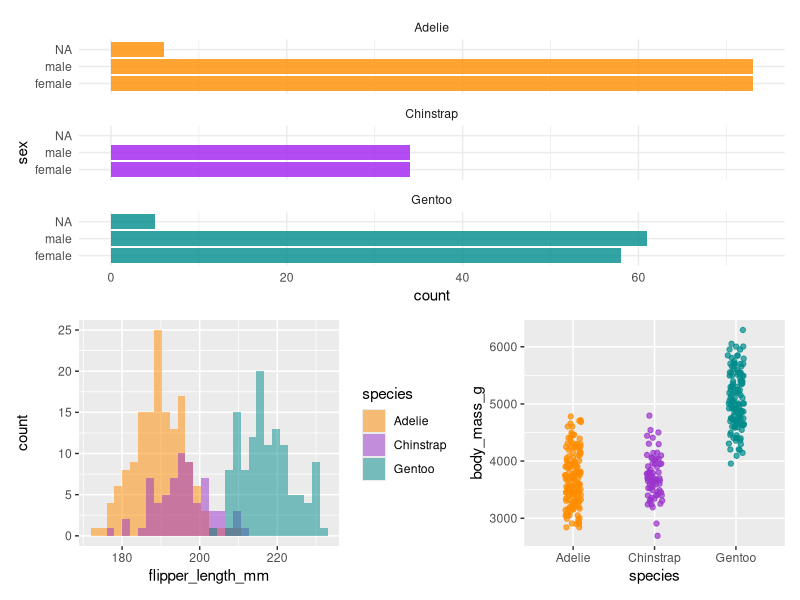

Write R code to recreate this figure. (Note: this script raises an error after producing the figure.)
## ---- chunk 1
9^2 != 9 * (3 + 6)
## ---- chunk 2
pi
month.abb# abbreviated month names
## ---- chunk 3
penguins # not available
data(penguins, package = "palmerpenguins")
penguins
## ---- chunk 4
library(palmerpenguins)
library(dplyr)
library(ggplot2)
library(patchwork)
# Jitter plot example
plot3 <- ggplot(data = penguins, aes(x = species, y = body_mass_g)) +
           geom_jitter(aes(color = species),
              width = 0.1,
              alpha = 0.7,
              show.legend = FALSE) +
         scale_color_manual(values = c("darkorange", "darkorchid", "cyan4"))

# Histogram example
plot2 <- ggplot(data = penguins, aes(x = flipper_length_mm)) +
  geom_histogram(aes(fill = species), alpha = 0.5, position = "identity", bins = 30) +
  scale_fill_manual(values = c("darkorange", "darkorchid", "cyan4"))

# Count penguins for each species / sex
plot1 <- ggplot(penguins, aes(x = sex, fill = species)) +
  geom_bar(alpha = 0.8, show.legend = FALSE) +
  scale_fill_manual(values = c("darkorange", "purple", "cyan4")) +
  theme_minimal() +
  facet_wrap(~species, ncol = 1) +
  coord_flip()
## ---- chunk 5
plot1 / (plot2 + plot3)
## ---- chunk 6
result <- sqrt(42)
## ---- chunk 7
knitr::include_graphics("figures/result.png")
## ---- chunk 8
result
## ---- chunk 9
result * 3
result * result
## ---- chunk 10
result <- exp(42)
## ---- chunk 11
knitr::include_graphics("figures/new_result.png")
## ---- chunk 12
results <- c(42, sqrt(42), 42^2)
results
## ---- chunk 13
one_two_three <- c("one", "two", "three")
one_two_three
## ---- chunk 14
one_2_three_4 <- c("one", 2, "three", 4)
one_2_three_4
## ---- chunk 15
knitr::include_graphics("figures/view.png")
## ---- chunk 16
rm(result)
## ---- chunk 17
result <- exp(42)
## ---- chunk 18
rm(result, results)
## ---- chunk 19
rep(c(1, 2, 3), times= 3)
rep(c("One", "Two", "Three"), times= 3)
## ---- chunk 20
rep(c(1, 2, 3), each= 3)
rep(c("One", "Two", "Three"), each= 3)
## ---- chunk 21
14:24
## ---- chunk 22
14:24.5
14.5:24
## ---- chunk 23
seq(14, 24)
## ---- chunk 24
seq(14, 24.5)
seq(14.5, 24)
## ---- chunk 25
seq(14, 24, by=2.5)
seq(14, 24, length.out=7)
## ---- chunk 26
n <- 1000
tibble(
  dist = rep(c("runif", "rnorm"), each = n),
  value = c(runif(n), rnorm(n))) |>
  mutate(dist  = factor(dist, levels = c("runif", "rnorm"))) |> 
  ggplot(aes(x = value)) +
  geom_histogram(boundary = 0, binwidth = 0.2) +
  facet_wrap(~ dist)

## ---- chunk 27
runif(7)
## ---- chunk 28
runif(7, min=10, max=100)
## ---- chunk 29
rnorm(10)
## ---- chunk 30
rnorm(10, mean=50, sd=3)
## ---- chunk 31
sample(1:100, 10, replace = FALSE)
sample(20:30, 7, replace = TRUE)
## ---- chunk 32
sample(1:10)
## ---- chunk 33
set.seed(300)
rnorm(5)
set.seed(300)
rnorm(5)
## ---- chunk 34
num <- -35.2
class(num)
## ---- chunk 35
int <- 35L
class(int)
## ---- chunk 36
int <- 35
class(int)
## ---- chunk 37
char <- "Letters"
class(char)
## ---- chunk 38
logic <- TRUE
class(logic)
## ---- chunk 39
integ <- 35L
integ
## ---- chunk 40
class(integ)
## ---- chunk 41
integ_num <- as.numeric(integ)
class(integ_num)
## ---- chunk 42
integ_int <- as.integer(integ_num)
class(integ_int)
## ---- chunk 43
integ_char <- as.character(integ)
class(integ_char)
## ---- chunk 44
birthday <- "1980-02-08"
birthday
class(birthday)
## ---- chunk 45
birthdate <- as.Date(birthday)
birthdate
class(birthdate)
## ---- chunk 46
ten_days_before_my_birthdate <- birthdate - 10
ten_days_before_my_birthdate
## ---- chunk 47
ten_days_before_my_birthday <- birthday - 10
## ---- chunk 48
scandinavian_countries <- factor(c("Norway", "Denmark", "Sweden", "Denmark", "Sweden", "Norway", "Denmark"), levels= c("Norway", "Denmark", "Sweden"))
## ---- chunk 49
scandinavian_countries 
class(scandinavian_countries)
## ---- chunk 50
scandinavia <- c("Norway", "Denmark", "Sweden", "Denmark", "Sweden", "Norway", "Denmark")
scandinavian_kingdoms <- factor(scandinavia, levels = c("Norway", "Denmark", "Sweden"))
scandinavian_kingdoms
## ---- chunk 51
vec.char <- c("one", "two", "three")
vec.char
## ---- chunk 52
temperature <- c(8.7, 9.2, 9.4, 9.5, 9.7, 10.1, 10.3, 10.6, 10.7, 10.8, 11.3, 11.9, 12.2, 12.3, 11.7, 10.2, 10.3, 10.3, 10.4, 10.3, 10.1, 9.7, 9.5, 9.4)
## ---- chunk 53
temperature
## ---- chunk 54
class(temperature)
## ---- chunk 55
coercion <- c(15, "fifteen", 15L)
class(coercion)
## ---- chunk 56
temperature[c(2, 6)] 
## ---- chunk 57
neo <- matrix(temperature, nrow = 4, ncol = 6)
neo 
## ---- chunk 58
neo[2, 3]
## ---- chunk 59
neo[2, ]

neo[ , 3]
## ---- chunk 60
my_list <- list(string = "one", 
                number = 2, 
                temp = temperature, 
                boolean = TRUE, 
                words = vec.char, 
                matrix = neo)
my_list 
## ---- chunk 61
my_list[[1]] #get first element
## ---- chunk 62
my_list$matrix
## ---- chunk 63
my_list$words[3]
## ---- chunk 64
my_list$matrix[2, 3]
## ---- chunk 65
library(tidyverse)
## ---- chunk 66
df <- data.frame(Year = rep(2017:2019, each = 12), 
                 Month = rep(month.name, 3), 
                 Avg_temperature = c(3.4, 2.8, 4.2, 5.8, 11.4, 12.6, 14.6, 13.9, 13.7, 9.2, 4.3, 3.1, 2.3, 0.5, 0.8, 6.7, 13.5, 13.6, 16.2, 13.8, 11.6, 8.0, 6.6, 3.9, 1.7, 4.6, 4.0, 9.1, 8.8, 13.2, 15.4, 15.8, 11.6, 7.8, 3.6, 4.8))
df
## ---- chunk 67
tbl <- tibble(Year = rep(2017:2019, each = 12), 
             Month = rep(month.name, 3), 
             Avg_temperature = c(3.4, 2.8, 4.2, 5.8, 11.4, 12.6, 14.6, 13.9, 13.7, 9.2, 4.3, 3.1, 2.3, 0.5, 0.8, 6.7, 13.5, 13.6, 16.2, 13.8, 11.6, 8.0, 6.6, 3.9, 1.7, 4.6, 4.0, 9.1, 8.8, 13.2, 15.4, 15.8, 11.6, 7.8, 3.6, 4.8))
tbl
## ---- chunk 68
df[3, "Avg_temperature"]
tbl[3, "Avg_temperature"]
## ---- chunk 69
df[3, ]
tbl[3, ]
df[ , "Avg_temperature"]
tbl[ , "Avg_temperature"]
## ---- chunk 70
df$Avg_temperature
tbl$Avg_temperature
## ---- chunk 71
df_as_tibble <- as_tibble(df)
df_as_tibble 
